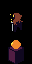

Tiled map render using the project's own tile images. Description and the whole map definition, tile-layer contents included, below:
An orthogonal 1x2 tile map with 32x32 px tiles, 1 tile layer (Tile Layer 1).

<map version="1.10" tiledversion="1.10.1" orientation="orthogonal" renderorder="right-down" width="1" height="2" tilewidth="32" tileheight="32" infinite="0" nextlayerid="2" nextobjectid="1">
 <editorsettings>
  <export target="anims.tmj" format="json" />
 </editorsettings>
 <tileset firstgid="1" source="isosheet.tsx" />
 <layer id="1" name="Tile Layer 1" width="1" height="2">
  <data encoding="csv">
33,
49
</data>
 </layer>
</map>